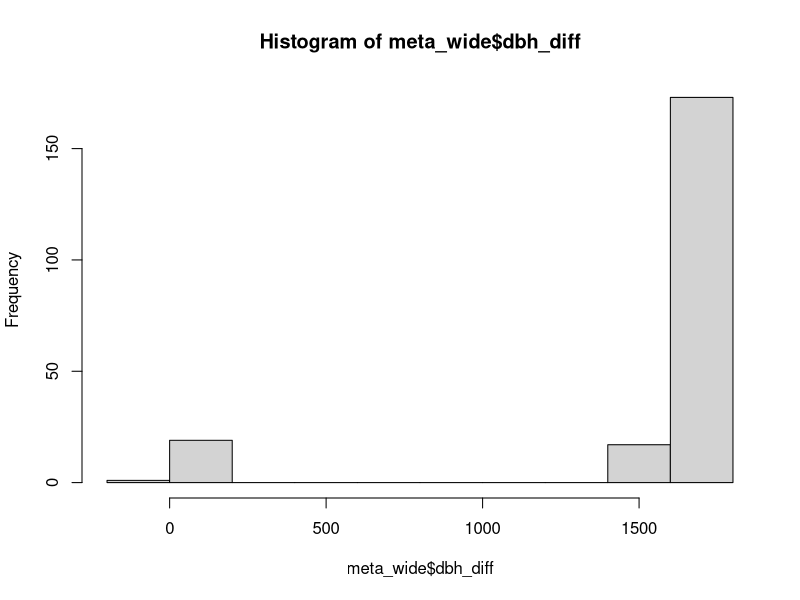

The R script that drew this image:
library(reshape2)
library(dplyr)
library(tidyr)

meta_update = read.csv('data/D1823/D1823_meta_update.csv')
meta_update = meta_update[,which(!(colnames(meta_update)%in% c("ancient_id", "species_id")))]

rw_update   = read.csv('data/D1823/D1823_rw_update.csv')

meta_wide = meta_update %>% 
  group_by(stem_id, x, y) %>% 
  distinct() %>%
  tidyr::pivot_wider(names_from = year, values_from = dbh) %>%
  unnest()

# some duplicates
rw_update[which(duplicated(rw_update$stem_id)), 'stem_id']

rw_update[which(rw_update$stem_id == "405"),]

# 
rw_update = rw_update[which(!duplicated(rw_update$stem_id)), ]


rw_sum = data.frame(stem_id = rw_update$stem_id, dbh_rw = rowSums(rw_update[,3:ncol(rw_update)], na.rm=TRUE)/10*2)

meta_wide = merge(meta_wide, rw_sum)
meta_wide$dbh_diff = meta_wide$`2019` - meta_wide$dbh_rw

hist(meta_wide$dbh_diff)
meta_wide[which(meta_wide$dbh_diff>20),]


meta_wide[which(!is.na(meta_wide$`2021`)),]

# why do they not aligh with earlier census measurements?
# different species_id or ancient_id

meta_update[which(meta_update$stem_id=='T60'),]




